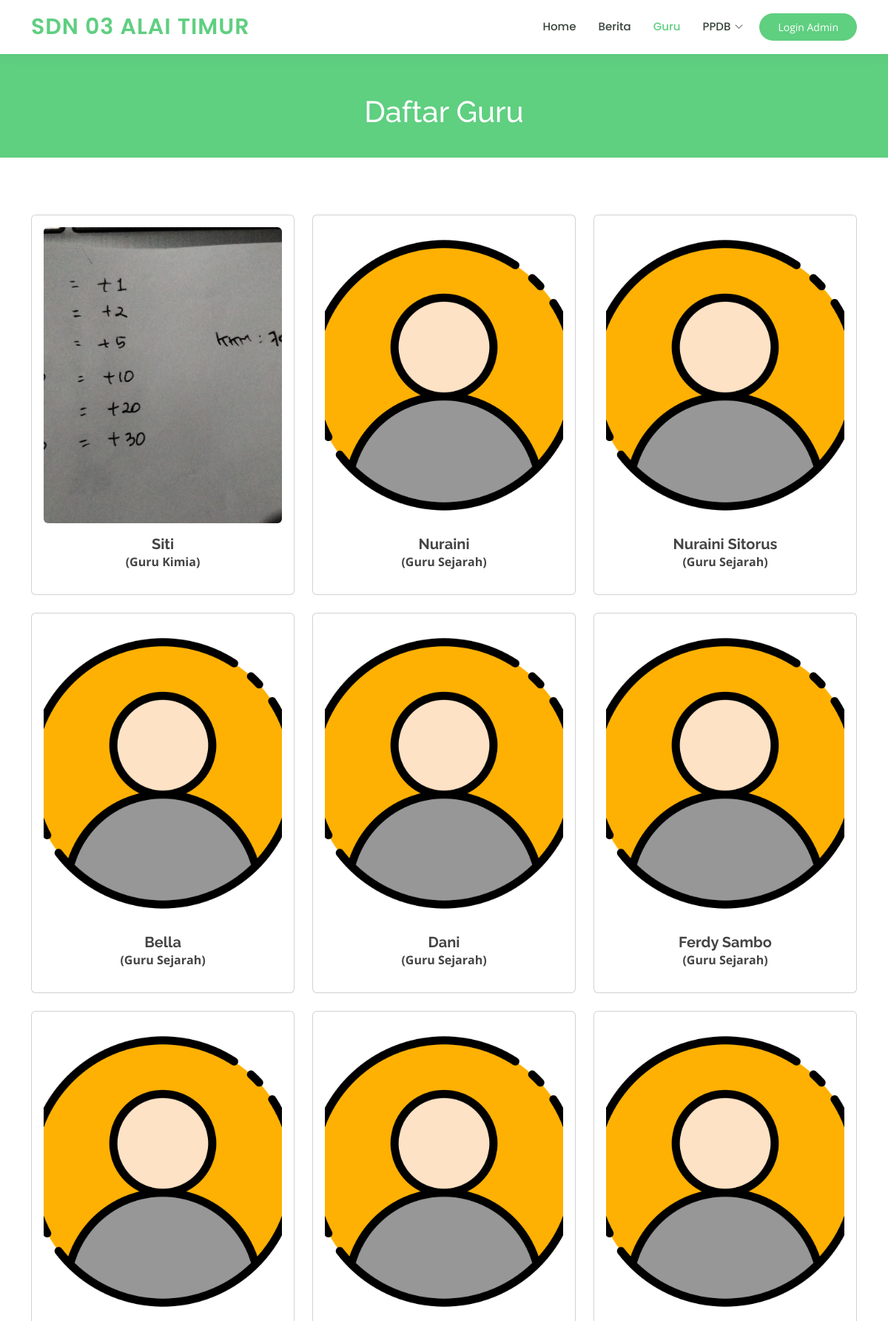
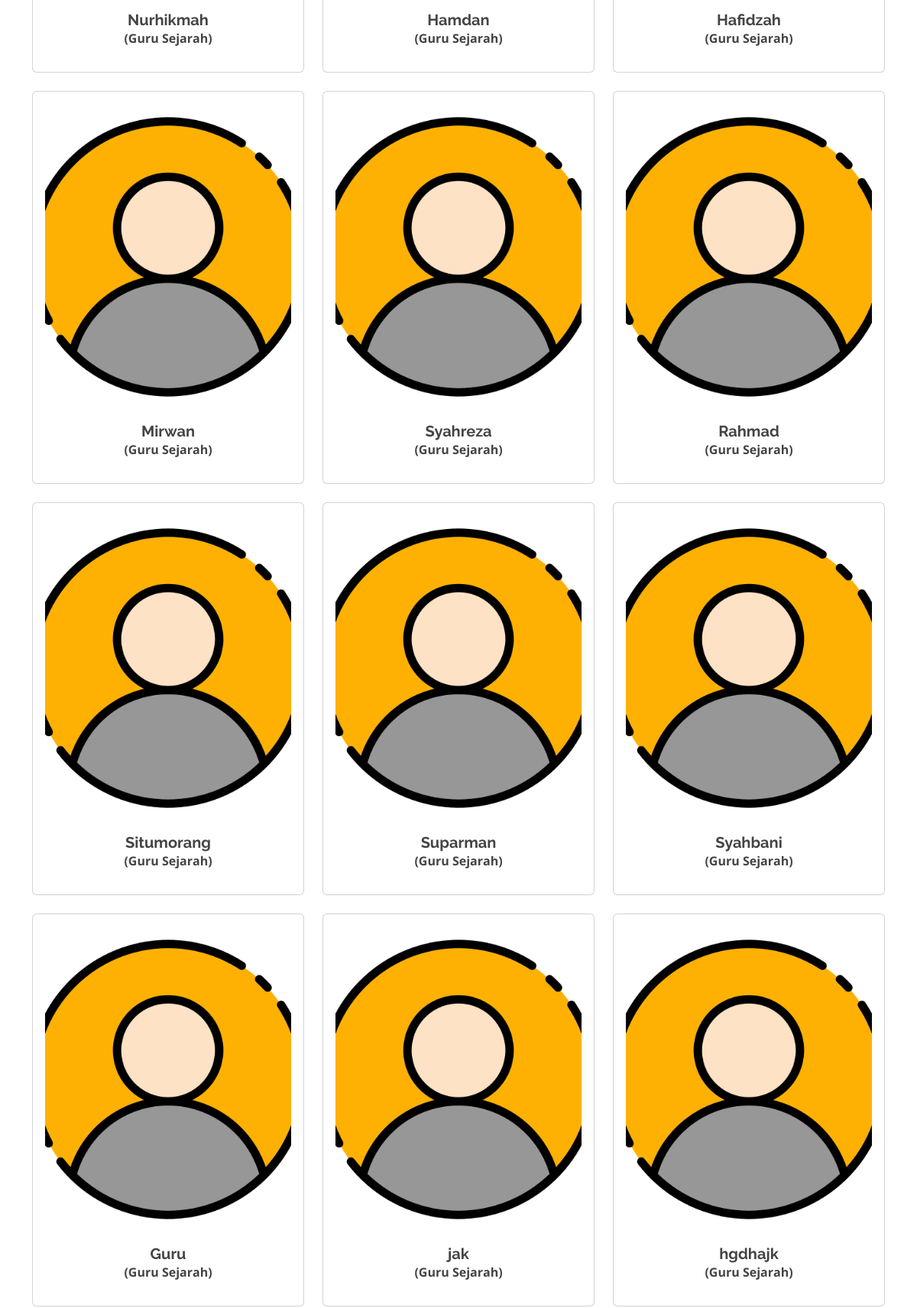
The page /main.php?p=guru (upper part) on the database its author committed (2 pictures, top to bottom).
### tables this page shows
CREATE TABLE `guru` (
  `id_guru` int NOT NULL,
  `nip` varchar(20) NOT NULL,
  `nama_guru` varchar(40) NOT NULL,
  `gender_guru` enum('L','P') NOT NULL,
  `jabatan_guru` varchar(40) NOT NULL,
  `tanggal_lahir_guru` date DEFAULT NULL,
  `tempat_lahir_guru` varchar(30) NOT NULL,
  `agama_guru` enum('Islam','Protestan','Katolik','Hindu','Budha','Lainnya') NOT NULL,
  `alamat_guru` varchar(100) NOT NULL,
  `email` varchar(40) NOT NULL,
  `nohp` varchar(13) NOT NULL,
  `foto_guru` varchar(100) NOT NULL DEFAULT 'user.png'
);

### admin/control/helper.php (called while the page is built, shortened)
<?php
function select($c, $table, $opt = [])
{
  $select = array_key_exists('select', $opt) ? $opt['select'] : '*';
  $where = array_key_exists('where', $opt) ? ("WHERE " . $opt['where']) : '';
  $group = array_key_exists('group', $opt) ? ('GROUP BY ' . $opt['group']) : '';
  $order = array_key_exists('order', $opt) ? ('ORDER BY ' . $opt['order']) : '';
  $limit = array_key_exists('limit', $opt) ? ('LIMIT ' . $opt['limit']) : '';
  return $c->query("SELECT $select FROM $table $where $order $group $limit");
}

### guru.php (the view, shortened to what this page needs)
<div class="breadcrumbs" data-aos="fade-in">
  <div class="container">
    <h1 class="mt-4">Daftar Guru</h1>
  </div>
</div>
<section id="contact" class="contact">
  <div class="container" data-aos="fade-up">
    <div class="row mt-5 justify-content-center">
      <?php
      $queryGuru = select($c, 'guru');
      if ($queryGuru->num_rows > 0) :
        foreach ($queryGuru as $guru) :
      ?>
          <div class="col-lg-4 col-md-6 d-flex align-items-stretch mt-4 mt-lg-4">
            <div class="card card-body">
              <img src="<?= $guru['foto_guru'] != 'user.png' ? './admin/images/guru/' . $guru['foto_guru'] : './admin/images/user.png' ?>" class="img-fluid rounded teacher" alt="...">
              <div class="course-content text-center mt-2">
                <h5 class="mt-2 fw-bold mb-0"><?= $guru['nama_guru'] ?></h5>
                <p class="fw-bold">(<?= $guru['jabatan_guru'] ?>)</p>
              </div>
            </div>
          </div>
      <?php endforeach;
      endif; ?>
    </div>
  </div>
</section>

### assets/css/style.css (style rules this page uses)
body { font-family: "Open Sans", sans-serif; color: #444444; }
h1, h2, h3, h4, h5, h6 { font-family: "Raleway", sans-serif; }
section { padding: 60px 0; overflow: hidden; }
.breadcrumbs { margin-top: 73px; text-align: center; background: #5fcf80; padding: 30px 0; color: #fff; }
.contact { padding-top: 5px; }

### main.php (style rules this page uses)
.course-item>img, div.card-body>img.img-fluid { height: 220px; object-fit: cover; object-position: center; }
div.card-body>img.teacher { height: 400px; object-fit: cover; }

### rows shown on the page
guru: foto_guru (picture), nama_guru "Siti", jabatan_guru "Guru Kimia"
guru: nama_guru "Nuraini", jabatan_guru "Guru Sejarah"
guru: nama_guru "Nuraini Sitorus", jabatan_guru "Guru Sejarah"
guru: nama_guru "Bella", jabatan_guru "Guru Sejarah"
guru: nama_guru "Dani", jabatan_guru "Guru Sejarah"
guru: nama_guru "Ferdy Sambo", jabatan_guru "Guru Sejarah"
guru: nama_guru "Nurhikmah", jabatan_guru "Guru Sejarah"
guru: nama_guru "Hamdan", jabatan_guru "Guru Sejarah"
guru: nama_guru "Hafidzah", jabatan_guru "Guru Sejarah"
guru: nama_guru "Mirwan", jabatan_guru "Guru Sejarah"
guru: nama_guru "Syahreza", jabatan_guru "Guru Sejarah"
guru: nama_guru "Rahmad", jabatan_guru "Guru Sejarah"
guru: nama_guru "Situmorang", jabatan_guru "Guru Sejarah"
guru: nama_guru "Suparman", jabatan_guru "Guru Sejarah"
guru: nama_guru "Syahbani", jabatan_guru "Guru Sejarah"
guru: nama_guru "Guru", jabatan_guru "Guru Sejarah"
guru: nama_guru "jak", jabatan_guru "Guru Sejarah"
guru: nama_guru "hgdhajk", jabatan_guru "Guru Sejarah"

### other values the page prints
$WEB_NAME "SDN 03 ALAI TIMUR"
